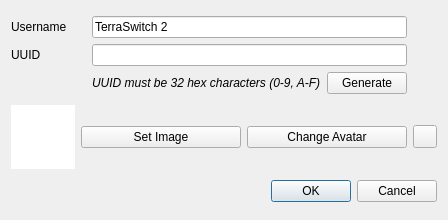
<?xml version="1.0" encoding="UTF-8"?>
<ui version="4.0">
 <class>NewUserDialog</class>
 <widget class="QDialog" name="NewUserDialog">
  <property name="geometry">
   <rect>
    <x>0</x>
    <y>0</y>
    <width>448</width>
    <height>220</height>
   </rect>
  </property>
  <property name="windowTitle">
   <string>New User</string>
  </property>
  <layout class="QGridLayout" name="gridLayout_2">
   <item row="2" column="1" colspan="3">
    <widget class="QDialogButtonBox" name="buttonBox">
     <property name="orientation">
      <enum>Qt::Orientation::Horizontal</enum>
     </property>
     <property name="standardButtons">
      <set>QDialogButtonBox::StandardButton::Cancel|QDialogButtonBox::StandardButton::Ok</set>
     </property>
    </widget>
   </item>
   <item row="1" column="2">
    <widget class="QPushButton" name="setAvatar">
     <property name="text">
      <string>Change Avatar</string>
     </property>
    </widget>
   </item>
   <item row="1" column="1">
    <widget class="QPushButton" name="selectImage">
     <property name="text">
      <string>Set Image</string>
     </property>
    </widget>
   </item>
   <item row="1" column="3">
    <widget class="QToolButton" name="revert">
     <property name="text">
      <string/>
     </property>
    </widget>
   </item>
   <item row="0" column="0" colspan="4">
    <layout class="QGridLayout" name="gridLayout">
     <item row="1" column="0">
      <widget class="QLabel" name="label">
       <property name="text">
        <string>UUID</string>
       </property>
      </widget>
     </item>
     <item row="0" column="1" colspan="2">
      <widget class="QLineEdit" name="username">
       <property name="text">
        <string>TerraSwitch 2</string>
       </property>
      </widget>
     </item>
     <item row="1" column="1" colspan="2">
      <widget class="QLineEdit" name="uuid"/>
     </item>
     <item row="0" column="0">
      <widget class="QLabel" name="label_2">
       <property name="text">
        <string>Username</string>
       </property>
      </widget>
     </item>
     <item row="2" column="1">
      <widget class="QLabel" name="label_3">
       <property name="font">
        <font>
         <italic>true</italic>
        </font>
       </property>
       <property name="text">
        <string>UUID must be 32 hex characters (0-9, A-F)</string>
       </property>
      </widget>
     </item>
     <item row="2" column="2">
      <widget class="QPushButton" name="generate">
       <property name="text">
        <string>Generate</string>
       </property>
      </widget>
     </item>
     <item row="1" column="3">
      <widget class="QLabel" name="uuidVerified">
       <property name="sizePolicy">
        <sizepolicy hsizetype="Fixed" vsizetype="Preferred">
         <horstretch>0</horstretch>
         <verstretch>0</verstretch>
        </sizepolicy>
       </property>
       <property name="minimumSize">
        <size>
         <width>24</width>
         <height>0</height>
        </size>
       </property>
      </widget>
     </item>
     <item row="0" column="3">
      <widget class="QLabel" name="usernameVerified">
       <property name="text">
        <string/>
       </property>
      </widget>
     </item>
    </layout>
   </item>
   <item row="1" column="0">
    <widget class="QGraphicsView" name="image">
     <property name="sizePolicy">
      <sizepolicy hsizetype="Expanding" vsizetype="Expanding">
       <horstretch>0</horstretch>
       <verstretch>0</verstretch>
      </sizepolicy>
     </property>
     <property name="minimumSize">
      <size>
       <width>64</width>
       <height>64</height>
      </size>
     </property>
     <property name="maximumSize">
      <size>
       <width>64</width>
       <height>64</height>
      </size>
     </property>
     <property name="frameShape">
      <enum>QFrame::Shape::NoFrame</enum>
     </property>
     <property name="frameShadow">
      <enum>QFrame::Shadow::Plain</enum>
     </property>
     <property name="verticalScrollBarPolicy">
      <enum>Qt::ScrollBarPolicy::ScrollBarAlwaysOff</enum>
     </property>
     <property name="horizontalScrollBarPolicy">
      <enum>Qt::ScrollBarPolicy::ScrollBarAlwaysOff</enum>
     </property>
     <property name="interactive">
      <bool>false</bool>
     </property>
    </widget>
   </item>
  </layout>
 </widget>
 <resources/>
 <connections>
  <connection>
   <sender>buttonBox</sender>
   <signal>accepted()</signal>
   <receiver>NewUserDialog</receiver>
   <slot>accept()</slot>
   <hints>
    <hint type="sourcelabel">
     <x>248</x>
     <y>254</y>
    </hint>
    <hint type="destinationlabel">
     <x>157</x>
     <y>274</y>
    </hint>
   </hints>
  </connection>
  <connection>
   <sender>buttonBox</sender>
   <signal>rejected()</signal>
   <receiver>NewUserDialog</receiver>
   <slot>reject()</slot>
   <hints>
    <hint type="sourcelabel">
     <x>316</x>
     <y>260</y>
    </hint>
    <hint type="destinationlabel">
     <x>286</x>
     <y>274</y>
    </hint>
   </hints>
  </connection>
 </connections>
</ui>
